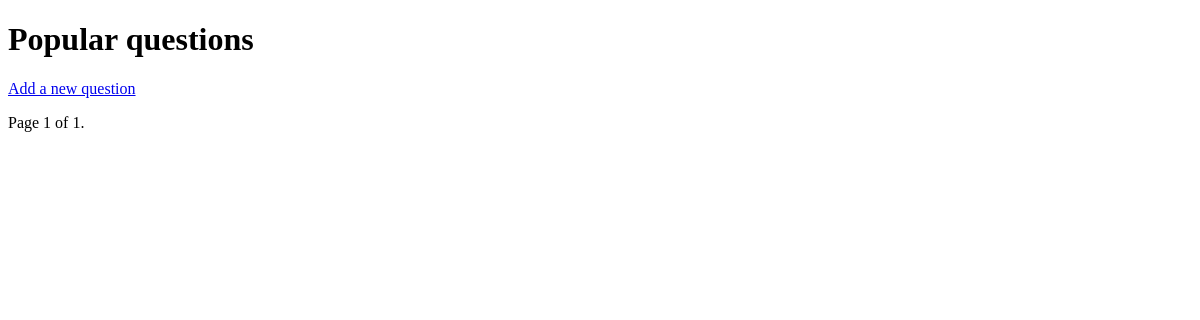
The app's page /popular/, older data.
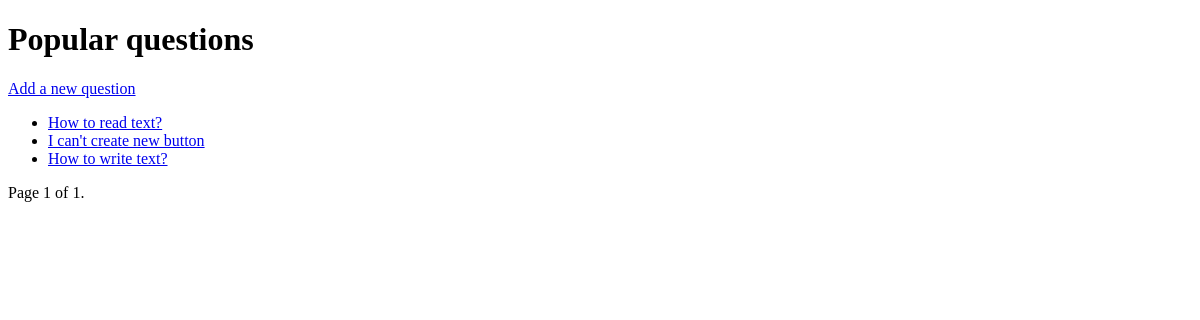
The same page, newer data.
### qa/models.py (models this page shows, shortened)
class Question(models.Model):
    objects = QuestionManager()
    title = models.CharField(max_length=255)
    text = models.TextField()
    added_at = models.DateTimeField(blank=True, auto_now_add=True)
    rating = models.IntegerField(default=0)
    author = models.ForeignKey(User, on_delete=models.CASCADE)
    likes = models.ManyToManyField(User, related_name='question_like_user')

### qa/views.py (the view)
# urls.py: path('popular/', views.PopularView.as_view(), name='popular'),
class PopularView(generic.ListView):
    template_name = 'popular.html'
    paginate_by = 10
    model = Question
    def get_queryset(self):
        return Question.objects.popular()[:]

### qa/models.py (called while the page is built)
    def popular(self):
        return self.order_by('-rating')

### qa/templates/popular.html (shortened to what this page needs)
<!DOCTYPE html>
<html lang="en">
<head>
</head>
<body>
<h1>Popular questions</h1>
<a href="{% url 'qa:ask' %}">Add a new question</a>
<ul>
{% for question in page_obj %}
    <li><a href="{% url 'qa:question' question.id %}">{{ question.title }}</a></li>
{% endfor %}
</ul>
<div class="pagination">
    <span class="step-links">
        <span class="current">
            Page {{ page_obj.number }} of {{ page_obj.paginator.num_pages }}.
        </span>
    </span>
</div>
</body>
</html>

Row changes from the older to the newer data that the page shows:
added Question: title "How to read text?"
added Question: title "I can't create new button"
added Question: title "How to write text?"
